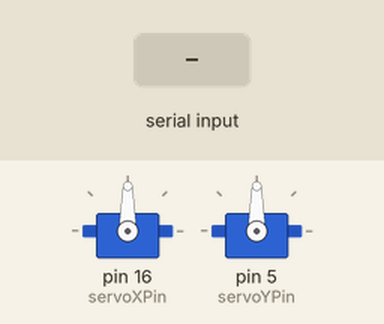
The sketch below on a simulated Arduino Uno, built with avr-gcc and run on an emulated ATmega328P. On the bench: 2 × servo. The inputs (shaded band) are chosen by the test bench.

Above: at 1.2 s.
1.3 s: "90,45\n" received over Serial
At 1.7 s:
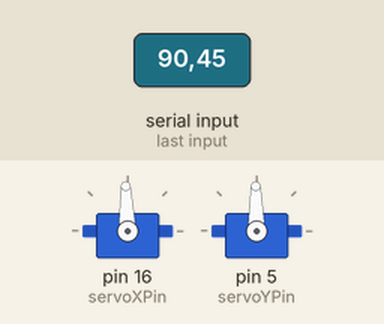
2.8 s: "30,150\n" received over Serial
At 4.0 s:
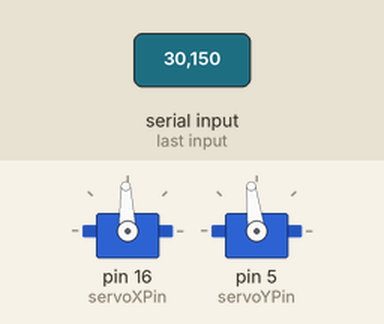
4.3 s: "1,90\n" received over Serial
At 5.1 s:
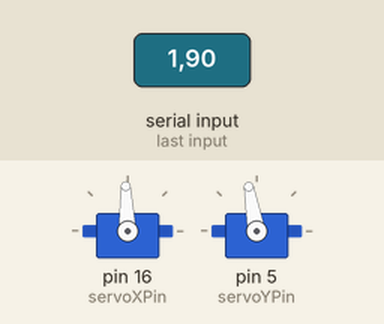
Timing chart, 0 to 7.3 s (numbered marks = the images above; inputs shaded):
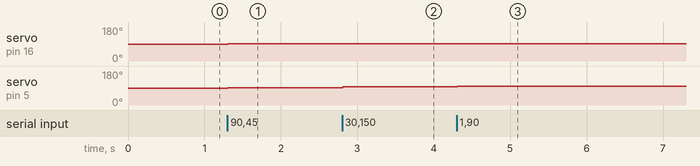

Measured:
- after the input at 1.3 s, servo on pin 16 (servoXPin): 90° → 92° at once; servo on pin 5 (servoYPin): 90° → 91° at once
- after the input at 2.8 s, servo on pin 5 (servoYPin): 91° → 97° at once
- after the input at 4.3 s, servo on pin 5 (servoYPin): 97° → 100° at once

The sketch:

torre_1.4.ino
```cpp
#include <Servo.h>

Servo servoX;          // Instancia del servo para el eje X
int servoXPin = 16;     // Pin D0 GPI16 al que está conectado el servo para el eje X

Servo servoY;          // Instancia del servo para el eje Y
int servoYPin = 5;     // Pin D1 GPIO5 al que está conectado el servo para el eje Y

const int umbral = 36; // Umbral para el movimiento del servo
const int sumadorMAX = 10; // delay maximo de tiempo de reaccion para los map
const int sumadorMIN = 1; // delay maximo de tiempo de reaccion para los map

int sumadorX= 1;
int sumadorY= 1;

int posServoX = 90;
int posServoY = 90;

void setup() {
  Serial.begin(9600);
  servoX.attach(servoXPin);
  servoX.write(90);
  servoY.attach(servoYPin);
  servoY.write(90);
}

void loop() {
  if (Serial.available() > 0) {
    String data = Serial.readStringUntil('\n');
    int commaIndex = data.indexOf(',');

    if (commaIndex != -1) {
      String valX = data.substring(0, commaIndex);
      String valY = data.substring(commaIndex + 1);

      int posX = valX.toInt();
      int posY = valY.toInt();


      if (posX < -umbral) {//trabaja la izquierda de 0 a 90 grados
        sumadorX = map(posX,-320, -umbral, sumadorMAX, sumadorMIN);//a partir de que tan lejos este sera la cantidad de grados que gira a ese punto
        posServoX = posServoX - sumadorX;

        if(posServoX<=0){//si el objeto sale del rango el dispositvo solo lo dejara ir ya que no puede seguir infinitamente.
          posServoX=0;
        }


      }
      else if (posX > umbral) {//trabaja la derecha de 90 a 180 grados
        sumadorX = map(posX, umbral, 320, sumadorMIN, sumadorMAX); //a partir de que tan lejos este sera la cantidad de grados que gira a ese punto
        posServoX = posServoX + sumadorX;

        if (posServoX >= 180) {
          posServoX = 180; // Ajustar el límite superior
        }


      }

      if (posY < -umbral) {//trabaja hacia arriba de 0 a 90 grados para el eje Y
        sumadorY = map(posY, -240, -umbral, sumadorMAX, sumadorMIN);//a partir de que tan lejos este sera la cantidad de grados que gira a ese punto
        posServoY = posServoY - sumadorY;

        if(posServoY<=0){//si el objeto sale del rango el dispositvo solo lo dejara ir ya que no puede seguir infinitamente.
          posServoY=0;
        }


      }
      else if (posY > umbral) {//trabaja hacia abajo de 90 a 180 grados para el eje Y
        sumadorY = map(posY, umbral, 240, sumadorMIN, sumadorMAX); //a partir de que tan lejos este sera la cantidad de grados que gira a ese punto
        posServoY = posServoY + sumadorY;

        if (posServoY >= 180) {
          posServoY = 180; // Ajustar el límite superior
        }


      }

      servoX.write(posServoX);
      servoY.write(posServoY);
    }
  }
}
```
